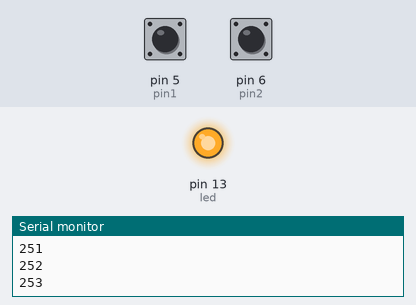
Recording of a sketch running on a simulated Arduino Uno, built with avr-gcc and run on an emulated ATmega328P. Shown: output pins drawn as LEDs (lit = HIGH), the last lines printed to the serial monitor. Inputs (shaded band) come from the test bench; at power-on: pin 5 (pin1) HIGH, pin 6 (pin2) HIGH.

Above: at 1.2 s.
1.3 s: pin 5 (pin1) pulled LOW for 0.15 s
At 1.38 s:
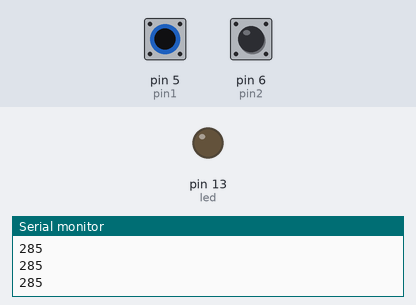
2.9 s: pin 5 (pin1) pulled LOW for 3.2 s
At 6.4 s:
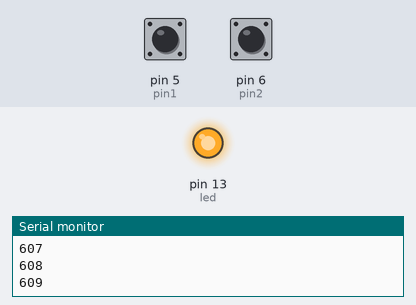
Timing chart, 0 to 7.9 s (numbered marks = the images above; inputs shaded):
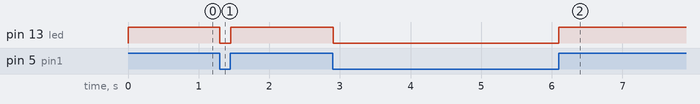

The sketch:

ButtonClickMethods.ino
```cpp
int temp = 0;
int pin1 = 5;
int pin2 = 6;
int led = 13;
void setup()
{
  pinMode(pin1, INPUT_PULLUP);
  pinMode(pin2, INPUT_PULLUP);
  pinMode(led, OUTPUT);
  digitalWrite(led, LOW);
  Serial.begin(9600);
  clickRelease();
}
void clickHold()
{
  if (digitalRead(pin1) == HIGH)
  {
    digitalWrite(led, HIGH);
    temp++;
  }
  else
  {
    digitalWrite(led, LOW);
  }
  Serial.println(temp);
}
void clickRelease()
{
  do
  {
    digitalWrite(led, HIGH);
    temp++;
    Serial.println(temp);
  } while (digitalRead(pin2) == LOW);
  digitalWrite(led, LOW);
}
void loop()
{
  clickHold();
}
```

Measured:
- after the input at 1.3 s, pin 13 (led): HIGH → LOW at once, → HIGH 0.15 s later
- after the input at 2.9 s, pin 13 (led): HIGH → LOW at once, → HIGH 3.2 s later
